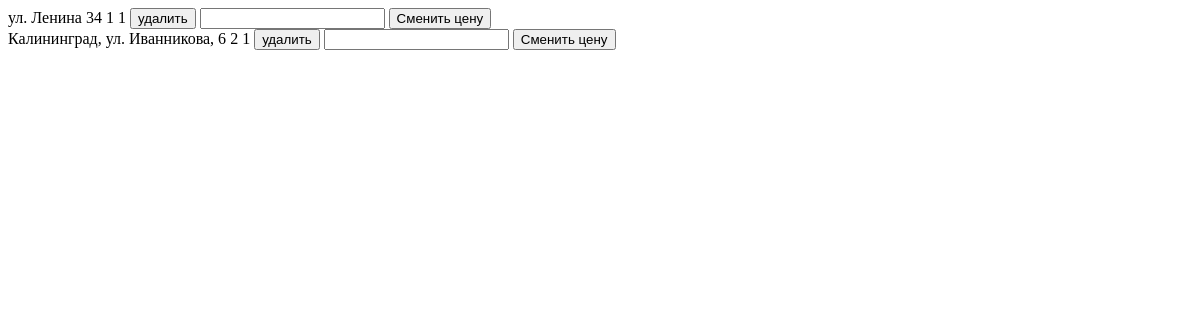
Before: /parkings with the older database file.
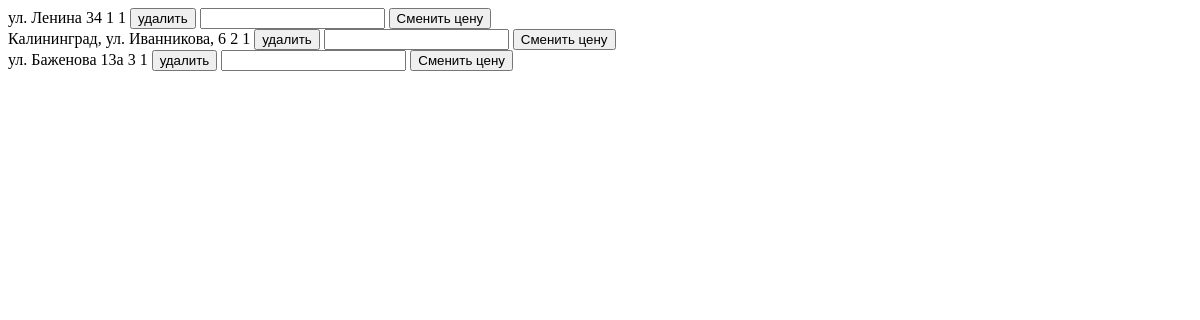
After: the same page with the newer database file.
### parkingapp/models.py (models this page shows, shortened)
class Parking(models.Model):
    lattitude = models.FloatField(default=0)
    longitude = models.FloatField(default=0)
    address = models.CharField(max_length=120, default='')
    registry_nubmer = models.PositiveIntegerField(default=0)
    max_parking_spaces = models.PositiveIntegerField(default=0)
    occupied_places = models.PositiveIntegerField(default=0)
    price_per_minute = models.PositiveIntegerField(default=0)
    change = models.DateTimeField(default=datetime(1, 1, 1, 0, 0, 0, tzinfo=None))

### parkingapp/views.py (the view, shortened to what this page needs)
# urls.py: path('parkings', views.parkings, name='parkings'),
def parkings(request):
    parkings = Parking.objects.all()
    return render(request, 'parkings.html', {'parkings':parkings})

### parkingapp/templates/parkings.html (shortened to what this page needs)
<form method="post">
    {% for el in parkings %}
        <label name="address">{{el.address}}</label>
        <label name="id">{{el.pk}}</label>
        <label name="price">{{el.price_per_minute}}</label>
        <button type="submit" value="{{el.pk}}" name="delete">удалить</button>
        <input type="number" name="new_price">
        <button type="submit" name="change_price" value="{{el.pk}}">Сменить цену</button>
        <br>
    {% endfor %}
</form>

Changed rows visible on the page:
added Parking: address "ул. Баженова 13а", pk "3", price_per_minute "1"
